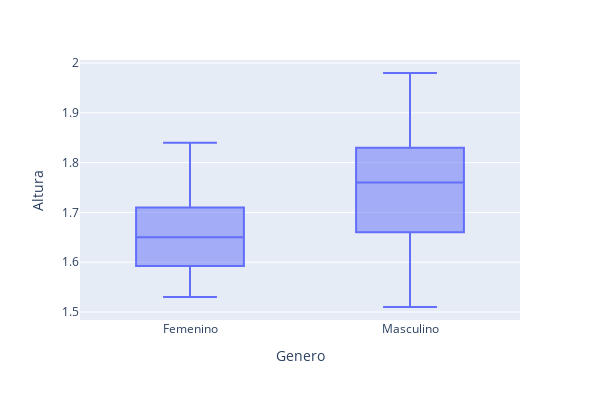

The notebook cell saved with this chart:
### Markdown cell above
##### *Resumen*

Este grafico nos muestra que la media de altura de los estudiantes es de 1,74 Mts. y que el 50% de ellos se encuentra entre los 1.64 Mts y los 1.79 Mts. Pero esta observacion no tiene en cuenta el genero de los estudiantes y podria existir una diferencia entre las alturas medias de los estudiantes en base al sexo.

### Code cell
altura = df[["Genero","Altura"]]
#fig = plt.figure(figsize=(5,3))
fig = px.box(altura, x="Genero", y="Altura",width=600, height=400)
fig.show()
ax=sns.violinplot(data=altura, x="Genero", y="Altura", inner="box")

### Figure 1 — Plotly figure (JSON) as saved in the notebook; plotly's stock layout.template omitted (floating-point values rounded to 4 significant figures)
{"data": [{"alignmentgroup": "True", "hovertemplate": "Genero=%{x}<br>Altura=%{y}<extra></extra>", "legendgroup": "", "marker": {"color": "#636efa"}, "name": "", "notched": false, "offsetgroup": "", "orientation": "v", "showlegend": false, "type": "box", "x": ["Femenino", "Femenino", "Masculino", "Masculino", "Femenino", "Femenino", "Masculino", "Masculino", "Masculino", "Masculino", "Femenino", "Masculino", "Femenino", "Masculino", "Masculino", "Masculino", "Masculino", "Masculino", "Masculino", "Masculino", "Femenino", "Masculino", "Femenino", "Masculino", "Masculino", "Masculino", "Masculino", "Masculino", "Femenino", "Masculino", "Femenino", "Masculino", "Masculino", "Masculino", "Masculino", "Masculino", "Masculino", "Masculino", "Femenino", "Femenino", "Masculino", "Masculino", "Femenino", "Masculino", "Masculino", "Masculino", "Masculino", "Masculino", "Masculino", "Masculino", "Masculino", "Femenino", "Masculino", "Masculino", "Masculino", "Masculino", "Masculino", "Masculino", "Masculino", "Masculino", "Femenino", "Masculino", "Masculino", "Masculino", "Masculino", "Masculino", "Femenino", "Masculino", "Femenino", "Femenino", "Masculino", "Masculino", "Masculino", "Masculino", "Femenino", "Masculino", "Masculino", "Masculino", "Masculino", "Masculino", "Masculino", "Masculino", "Femenino", "Masculino", "Masculino", "Masculino", "Masculino", "Masculino", "Masculino", "Femenino", "Masculino", "Masculino", "Masculino", "Femenino", "Masculino", "Masculino", "Masculino", "Masculino", "Masculino", "Masculino", "Femenino", "Masculino", "Masculino", "Masculino", "Masculino"], "x0": " ", "xaxis": "x", "y": [1.71, 1.7, 1.51, 1.51, 1.53, 1.78, 1.53, 1.53, 1.53, 1.77, 1.55, 1.77, 1.64, 1.77, 1.77, 1.55, 1.55, 1.55, 1.55, 1.56, 1.65, 1.56, 1.54, 1.57, 1.57, 1.57, 1.59, 1.61, 1.58, 1.62, 1.64, 1.62, 1.64, 1.65, 1.66, 1.68, 1.68, 1.69, 1.65, 1.63, 1.7, 1.7, 1.84, 1.7, 1.72, 1.72, 1.73, 1.74, 1.74, 1.74, 1.74, 1.65, 1.74, 1.75, 1.75, 1.75, 1.75, 1.76, 1.76, 1.76, 1.81, 1.76, 1.76, 1.77, 1.77, 1.78, 1.71, 1.78, 1.75, 1.56, 1.78, 1.78, 1.78, 1.79, 1.65, 1.79, 1.79, 1.82, 1.83, 1.83, 1.83, 1.84, 1.64, 1.85, 1.86, 1.86, 1.87, 1.88, 1.88, 1.7, 1.89, 1.89, 1.9, 1.78, 1.91, 1.91, 1.91, 1.92, 1.93, 1.95, 1.54, 1.96, 1.96, 1.96, 1.98], "y0": " ", "yaxis": "y"}], "layout": {"boxmode": "group", "height": 400, "legend": {"tracegroupgap": 0}, "margin": {"t": 60}, "width": 600, "xaxis": {"anchor": "y", "domain": [0, 1], "title": {"text": "Genero"}}, "yaxis": {"anchor": "x", "domain": [0, 1], "title": {"text": "Altura"}}}}
